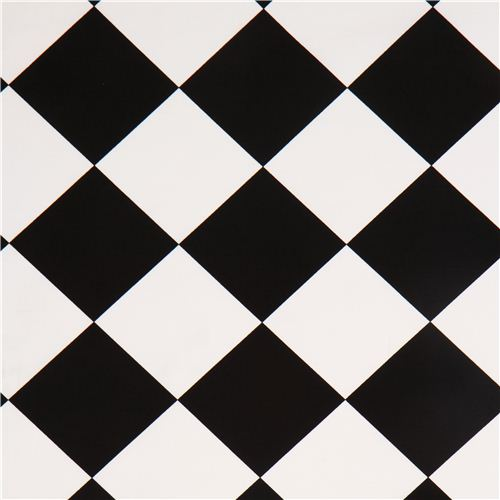
%> input picture Computer EX9/square_2.jpg, 500 x 500 px
$ octave test.m   (GNU Octave 9; MATLAB toolbox functions it lacks are replaced by stand-ins)
%> lines starting %> are read from the running program, lines starting %| are printed output that depends on the picture
image = imread('square_2.jpg');
%> image is the input picture: size 500x500x3 uint8; mean R, G, B 134.5, 130.6, 128.6
image = rgb2gray(image);
%> image: size 500x500 uint8
subplot(131),imshow(image),title('original image');
set(gcf, 'Position', get(0, 'ScreenSize')); % maximize the figure window
%:::::::::::::::::::::
F = fft2(double(image));
F_Mag = abs(F); % has the same magnitude as image, 0 phase
F_Phase = exp(1i*angle(F)); % has magnitude 1, same phase as image
% OR: F_Phase = cos(angle(F)) + 1i*(sin(angle(F)));
%:::::::::::::::::::::
% reconstruction
I_Mag = log(abs(ifft2(F_Mag*exp(i*0)))+1);
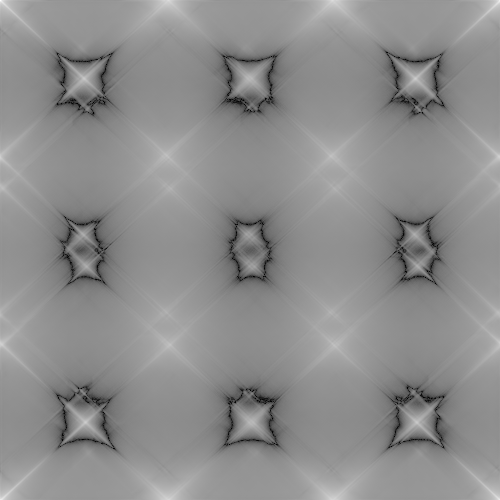
%> I_Mag: size 500x500 double; min 0.000553, max 8.64, mean 4.78; drawn with min black and max white
I_Phase = ifft2(F_Phase);
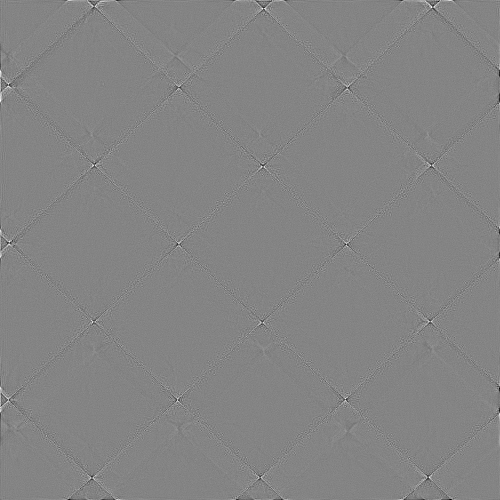
%> I_Phase: size 500x500 double; min -0.0419, max 0.0388, mean 4e-06; drawn with min black and max white
%:::::::::::::::::::::
% Calculate limits for plotting
% To display the images properly using imshow, the color range
% of the plot must the minimum and maximum values in the data.
I_Mag_min = min(min(abs(I_Mag)));
%> I_Mag_min = 0.000553
I_Mag_max = max(max(abs(I_Mag)));
%> I_Mag_max = 8.64

I_Phase_min = min(min(abs(I_Phase)));
%> I_Phase_min = 4.22e-09
I_Phase_max = max(max(abs(I_Phase)));
%> I_Phase_max = 0.0419
%:::::::::::::::::::::
% Display reconstructed images
% because the magnitude and phase were switched, the image will be complex.
% This means that the magnitude of the image must be taken in order to
% produce a viewable 2-D image.
subplot(132),imshow(abs(I_Mag),[I_Mag_min I_Mag_max]), colormap gray
title('reconstructed image only by Magnitude');
subplot(133),imshow(abs(I_Phase),[I_Phase_min I_Phase_max]), colormap gray
%> after `imshow(abs(I_Phase),[I_Phase_min I_Phase_max])`:
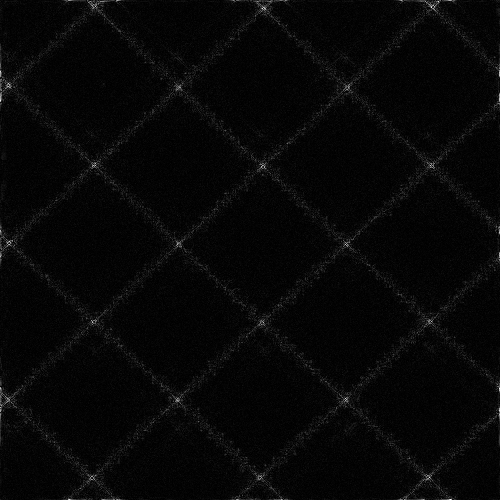
%> displayed picture: size 500x500, on the screen's scale of 0 to 255; min 0, max 255, mean 6.8
title('reconstructed image only by Phase');

$ run again, with Computer EX9/3-1.jpg copied over Computer EX9/square_2.jpg
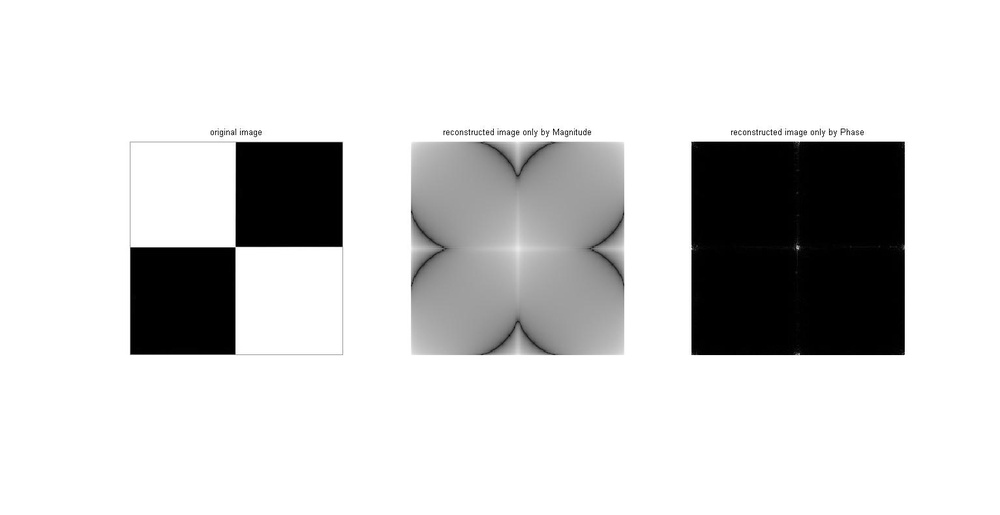
%> input picture Computer EX9/3-1.jpg, 1000 x 515 px, shrunk from 1533 x 789 before the run
%> image is the input picture: size 515x1000x3 uint8; min 0, max 255, mean 212.3
%> image: size 515x1000 uint8
%> `I_Phase = ifft2(F_Phase);`:
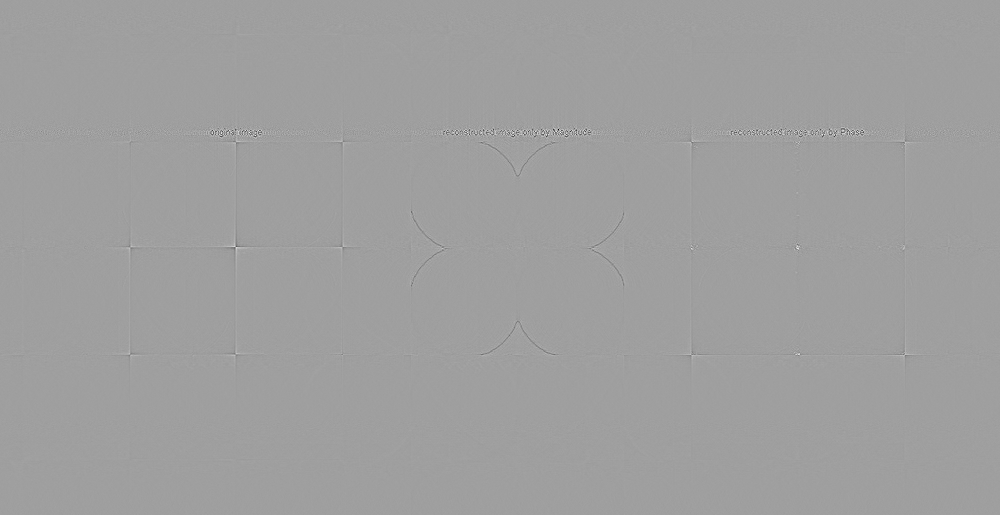
%> I_Phase: size 515x1000 double; min -0.0766, max 0.046, mean 1.94e-06; drawn with min black and max white
%> I_Mag_min = 0.208
%> I_Mag_max = 8.63
%> I_Phase_min = 7.22e-10
%> I_Phase_max = 0.0766
%> `imshow(abs(I_Phase),[I_Phase_min I_Phase_max])`:
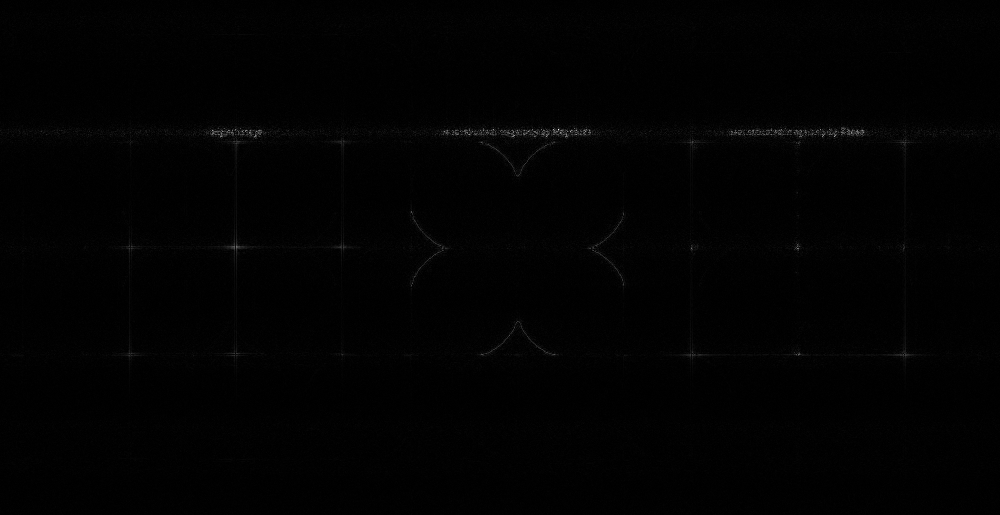
%> displayed picture: size 515x1000, on the screen's scale of 0 to 255; min 0, max 255, mean 1.8
